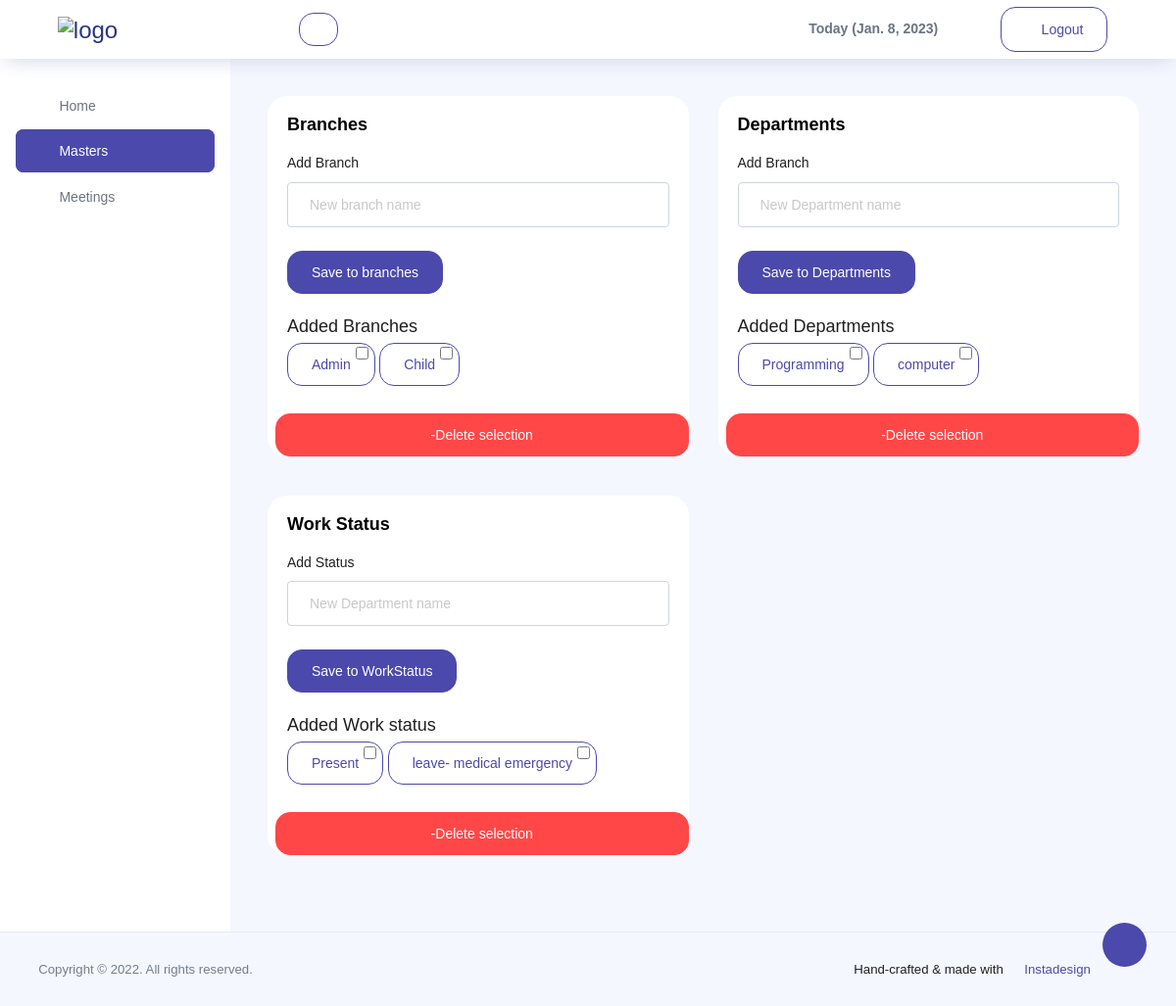
/master/ (signed in), run on the app's committed database.
### todo/models.py (models this page shows, shortened)
class Branch(models.Model):
    class Meta:
        verbose_name = 'Branch'
        verbose_name_plural = 'Branchs'
    branch=models.CharField(max_length=30,null=True,blank=True)

class Department(models.Model):
    class Meta:
        verbose_name = 'Department'
        verbose_name_plural = 'Departments'
    department=models.CharField(max_length=30,null=True,blank=True)

class Estatus(models.Model):
    class Meta:
        verbose_name = 'Estatus'
        verbose_name_plural = 'Estatuss'
    status=models.CharField(max_length=10,null=True,blank=True)
    reason=models.CharField(max_length=50,null=True,blank=True)

### todo/views.py (the view, shortened to what this page needs)
# urls.py: path('master/',master,name='master'),
@login_required(login_url='login')
def master(request):
    tday = datetime.date.today()
    if request.method == "GET":
        bran = Branch.objects.all()
        dep = Department.objects.all()
        est=Estatus.objects.all()
        context = {'bran': bran, 'dep': dep,'tday':tday,'est':est}
        return render(request, 'master.html', context)

### todo/templates/master.html (shortened to what this page needs)
{%extends 'index.html'%}
{%block mainpanel%}
<nav class="sidebar sidebar-offcanvas" id="sidebar">
  <ul class="nav">
    <li class="nav-item">
      <a class="nav-link" href="{% url 'ind' %}">
        <i class="mdi mdi-home-variant  menu-icon"></i>
        <span class="menu-title">Home</span>
      </a>
    </li>
    <li class="nav-item active">
      <a class="nav-link" data-toggle="collapse" href="#ui-basic" aria-expanded="false" aria-controls="ui-basic">
        <i class="icon-layout menu-icon"></i>
        <span class="menu-title">Masters</span>
        <i class="menu-arrow"></i>
      </a>
    </li>
    <li class="nav-item">
      <a class="nav-link" data-toggle="collapse" href="#ui-basic1" aria-expanded="false" aria-controls="ui-basic">
        <i class="icon-layout menu-icon"></i>
        <span class="menu-title">Meetings</span>
        <i class="menu-arrow"></i>
      </a>
    </li>
  </ul>
</nav>
<div class="main-panel">
  <div class="content-wrapper">
    <div class="row">
      <div class="col-md-6 grid-margin stretch-card">
        <div class="card">
          <div class="card-body">
            <h4 class="card-title">Branches</h4>
            <form method="post" class="forms-sample">
              <div class="form-group">
                <label for="">Add Branch</label>
                <input type="text" class="form-control" id="" name="branch" placeholder="New branch name">
              </div>
              <button type="submit" name="button1" value="branch" class="btn btn-primary mr-2">Save to branches</button>
            </form>
            <h4 class="mt-4">Added Branches</h4>
            <form method="POST">
            {%for emp in bran %}
              <label class="btn btn-outline-primary">{{emp.branch}}</label><input type="checkbox" id="check" name="check" value="{{emp.id}}" class="form-check-input">
            {%endfor%}
          </div>
          <button type="submit" name="button1" value="delbr" class="btn btn-danger ml-2">-Delete selection</button>
        </div>
      </div>
      <div class="col-md-6 grid-margin stretch-card">
        <div class="card">
          <div class="card-body">
            <h4 class="card-title">Departments</h4>
            <form  method="POST"  class="forms-sample">
              <div class="form-group">
                <label for="">Add Branch</label>
                <input type="text" class="form-control" id="" name="dep" placeholder="New Department name">
              </div>
              <button type="submit" name="button1" value="depart" class="btn btn-primary mr-2">Save to Departments</button>
            </form>
            <form method="post" class="forms-sample">
            <h4 class="mt-4">Added Departments</h4>
            {%for emp in dep %}
              <label class="btn btn-outline-primary">{{emp.department}}</label><input type="checkbox" id="check" name="check" value="{{emp.id}}" class="form-check-input">
            {%endfor%}
          </div>
          <button type="submit" name="button1" value="deldep" class="btn btn-danger ml-2">-Delete selection</button>
        </div>
      </div>
      <div class="col-md-6 grid-margin stretch-card">
    <div class="card">
      <div class="card-body">
        <h4 class="card-title">Work Status</h4>
        <form  method="POST"  class="forms-sample">
          <div class="form-group">
            <label for="">Add Status</label>
            <input type="text" class="form-control" id="" name="status" placeholder="New Department name">
          </div>
          <button type="submit" name="button1" value="status" class="btn btn-primary mr-2">Save to WorkStatus</button>
        </form>
        <form method="post" class="forms-sample">
        <h4 class="mt-4">Added Work status</h4>
        {%for emp in est %}
          <label class="btn btn-outline-primary">{{emp.status}}</label><input type="checkbox" id="check" name="check" value="{{emp.id}}" class="form-check-input">
        {%endfor%}
      </div>
      <button type="submit" name="button1" value="delma" class="btn btn-danger ml-2">-Delete selection</button>
    </div>
  </div>
</div>
</div>
    </div>
  </div
{%endblock%}

### todo/templates/index.html (shortened to what this page needs)
<!DOCTYPE html>
<html lang="en">
{%load static%}
<head>
  <link rel="stylesheet" href="{%static 'assets/vendors/feather/feather.css' %}">
  <link rel="stylesheet" href="{%static 'assets/vendors/ti-icons/css/themify-icons.css' %}">
  <link rel="stylesheet" href="{%static 'assets/vendors/css/vendor.bundle.base.css' %}">
  <link rel="stylesheet" href="{%static 'assets/vendors/datatables.net-bs4/dataTables.bootstrap4.css' %}">
  <link rel="stylesheet" href="{%static 'assets/vendors/ti-icons/css/themify-icons.css' %}">
  <link rel="stylesheet" href="{%static 'assets/vendors/mdi/css/materialdesignicons.min.css' %}">
  <link rel="stylesheet" type="text/css" href="{%static 'assets/js/select.dataTables.min.css' %}">
  <link rel="stylesheet" href="{%static 'assets/css/vertical-layout-light/style.css' %}">
</head>
<body>
  <div class="container-scroller">
    <nav class="navbar col-lg-12 col-12 p-0 fixed-top d-flex flex-row">
      <div class="text-center navbar-brand-wrapper d-flex align-items-center justify-content-center">
        <a class="navbar-brand brand-logo mr-5" href="index.html"><img src="{%static 'assets/images/aklogo.png' %}" class="mr-2" alt="logo"/></a>
      </div>
      <div class="navbar-menu-wrapper d-flex align-items-center justify-content-end">
        <button class="navbar-toggler navbar-toggler align-self-center" type="button" data-toggle="minimize">
          <span class="icon-menu"></span>
        </button>
        <button class="ml-3 btn btn-outline-primary btn-sm" id="back" onclick="goBack()"><i class="mdi mdi-arrow-left"></i></button>
        <ul class="navbar-nav navbar-nav-right">
          <li class="nav-item font-weight-bolder mr-5">
            Today ({{tday}})
          </li>
          <li class="nav-item">
            <a class="btn btn-outline-primary" href="{% url 'log' %}">
              <i class="ti-power-off"></i>
              Logout
            </a>
          </li>
          <li class="nav-item nav-settings d-none d-lg-flex">
            <a class="nav-link" href="#">
              <i class="icon-ellipsis"></i>
            </a>
          </li>
        </ul>
      </div>
    </nav>
    <div class="container-fluid page-body-wrapper">
      <div class="theme-setting-wrapper">
        <div id="settings-trigger"><i class="ti-settings"></i></div>
      </div>
      {%block mainpanel%}{%endblock%}
        <footer class="footer">
          <div class="d-sm-flex justify-content-center justify-content-sm-between">
            <span class="text-muted text-center text-sm-left d-block d-sm-inline-block">Copyright © 2022.
              All rights reserved.</span>
            <span class="float-none float-sm-right d-block mt-1 mt-sm-0 text-center mr-5">Hand-crafted & made with <i
                class="ti-heart text-danger ml-1"></i><a target="_blank" href="https://instadesign.in"> Instadesign</a></span>
          </div>
        </footer>
      </div>
</body>
</html>

### data on the page
Branch: branch "Admin"
Branch: branch "Child"
Department: department "Programming"
Department: department "computer"
Estatus: status "Present"
Estatus: status "leave- medical emergency"

### other printed values
{{ tday }} "Jan. 8, 2023"
